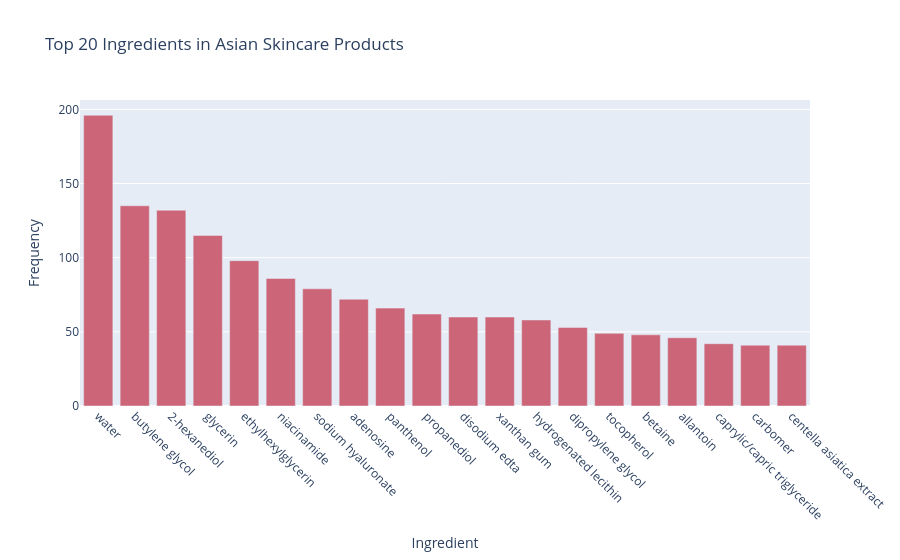
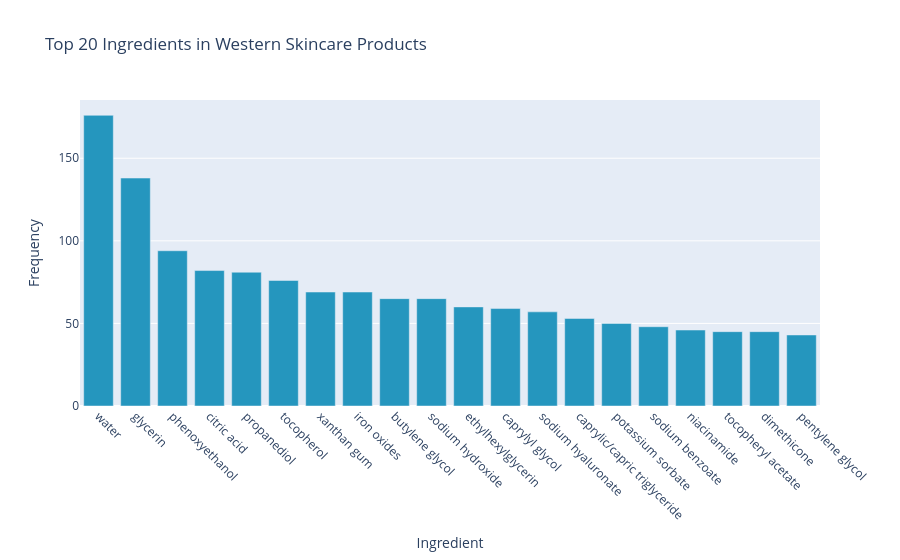

Notebook source saved alongside these figures, in order:
### Markdown cell above
### 4.1 Comparing Most Common Ingredients Across Western and Asian Datasets

We wanted to compare general ingredient differences and how often key brightening ingredients— **Vitamin C**, **Niacinamide**, **Alpha Arbutin**, **Kojic Acid**, and **Tranexamic Acid**—appear in product descriptions from American and Korean skincare brands. To do this, we searched for ingredient mentions in the dataset and counted their frequency. This allows us to determine whether American or Korean skincare brands emphasize different ingredients in their marketing. We visualized the ingredient mentions using bar charts, making it easier to see which ingredients are most popular in each region.

### Code cell
def ingredient_visualizer(df, top_n):
    # Ensure ingredients are properly stored as lists
    df["ingredients"] = df["ingredients"].apply(lambda x: x if isinstance(x, list) else eval(x))

    # Flatten the list of ingredients and count occurrences
    ingredient_counts = Counter([ingredient.strip().lower() for sublist in df["ingredients"] for ingredient in sublist])

    # Convert to DataFrame for plotting
    ingredient_df = pd.DataFrame(ingredient_counts.items(), columns=["Ingredient", "Count"])
    ingredient_df = ingredient_df.sort_values(by="Count", ascending=False)
    ingredient_df = ingredient_df[ingredient_df["Ingredient"] != "1"]

    fig = px.bar(
        ingredient_df.head(top_n),
        x="Ingredient",
        y="Count",
        title="Top 20 Most Frequent Ingredients in {df} Products",
        labels={"Count": "Frequency", "Ingredient": "Ingredient"},
    )
    
    fig.update_xaxes(tickangle=45)
    if df is western_skincare:
        fig.update_traces(marker_color='#2596be')  
        fig.update_layout(title_text=f'Top {top_n} Ingredients in Western Skincare Products', height=500)

    else:
        fig.update_traces(marker_color='#cc6577') 
        fig.update_layout(title_text=f'Top {top_n} Ingredients in Asian Skincare Products', height=500)
    return fig.show()

ingredient_visualizer(asian_skincare, 20)
ingredient_visualizer(western_skincare, 20)

### Figure 1 — Plotly figure (JSON) as saved in the notebook; plotly's stock layout.template omitted (floating-point values rounded to 4 significant figures)
{"data": [{"alignmentgroup": "True", "hovertemplate": "Ingredient=%{x}<br>Frequency=%{y}<extra></extra>", "legendgroup": "", "marker": {"color": "#cc6577", "pattern": {"shape": ""}}, "name": "", "offsetgroup": "", "orientation": "v", "showlegend": false, "textposition": "auto", "type": "bar", "x": ["water", "butylene glycol", "2-hexanediol", "glycerin", "ethylhexylglycerin", "niacinamide", "sodium hyaluronate", "adenosine", "panthenol", "propanediol", "disodium edta", "xanthan gum", "hydrogenated lecithin", "dipropylene glycol", "tocopherol", "betaine", "allantoin", "caprylic/capric triglyceride", "carbomer", "centella asiatica extract"], "xaxis": "x", "y": [196, 135, 132, 115, 98, 86, 79, 72, 66, 62, 60, 60, 58, 53, 49, 48, 46, 42, 41, 41], "yaxis": "y"}], "layout": {"autosize": true, "barmode": "relative", "legend": {"tracegroupgap": 0}, "title": {"text": "Top 20 Ingredients in Asian Skincare Products"}, "xaxis": {"anchor": "y", "autorange": true, "domain": [0, 1], "range": [-0.5, 19.5], "tickangle": 45, "title": {"text": "Ingredient"}, "type": "category"}, "yaxis": {"anchor": "x", "autorange": true, "domain": [0, 1], "range": [0, 206.3], "title": {"text": "Frequency"}, "type": "linear"}}}

### Figure 2 — Plotly figure (JSON) as saved in the notebook; plotly's stock layout.template omitted (floating-point values rounded to 4 significant figures)
{"data": [{"alignmentgroup": "True", "hovertemplate": "Ingredient=%{x}<br>Frequency=%{y}<extra></extra>", "legendgroup": "", "marker": {"color": "#2596be", "pattern": {"shape": ""}}, "name": "", "offsetgroup": "", "orientation": "v", "showlegend": false, "textposition": "auto", "type": "bar", "x": ["water", "glycerin", "phenoxyethanol", "citric acid", "propanediol", "tocopherol", "xanthan gum", "iron oxides", "butylene glycol", "sodium hydroxide", "ethylhexylglycerin", "caprylyl glycol", "sodium hyaluronate", "caprylic/capric triglyceride", "potassium sorbate", "sodium benzoate", "niacinamide", "tocopheryl acetate", "dimethicone", "pentylene glycol"], "xaxis": "x", "y": [176, 138, 94, 82, 81, 76, 69, 69, 65, 65, 60, 59, 57, 53, 50, 48, 46, 45, 45, 43], "yaxis": "y"}], "layout": {"autosize": true, "barmode": "relative", "legend": {"tracegroupgap": 0}, "title": {"text": "Top 20 Ingredients in Western Skincare Products"}, "xaxis": {"anchor": "y", "autorange": true, "domain": [0, 1], "range": [-0.5, 19.5], "tickangle": 45, "title": {"text": "Ingredient"}, "type": "category"}, "yaxis": {"anchor": "x", "autorange": true, "domain": [0, 1], "range": [0, 185.3], "title": {"text": "Frequency"}, "type": "linear"}}}
